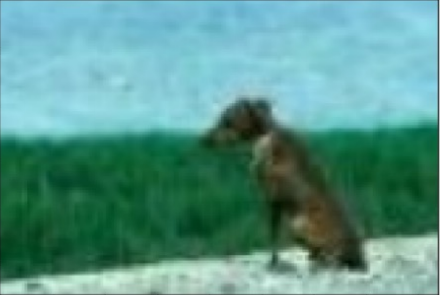
#> input picture 第六次作业/45_2200170289_罗定友_06/dog.png, 440 x 295 px, found by its file name
$ jupyter execute --allow-errors cluster.ipynb
#> lines starting #> are read from the running program, lines starting #| are printed output that depends on the picture
## K-means

[cell 1]
import numpy as np
import matplotlib.pyplot as plt

[cell 2]
class KMeansImageSegmentation:
    def __init__(self, image_path):
        self.image_path = image_path
        self.img = plt.imread(image_path)
#> self.img is the input picture: shape (295, 440, 3) float32; mean R, G, B 0.346, 0.586, 0.542
        self.row = self.img.shape[0]
#> self.row = 295
        self.col = self.img.shape[1]
#> self.col = 440

    def kmeans(self, data, iter, k):
#> called with iter = 100, k = 5
        data = data.reshape(-1, 3)
        data = np.column_stack((data, np.ones(self.row * self.col)))

        # 1. 随机初始化聚类中心
        cluster_center = data[np.random.choice(self.row * self.col, k)]
#> cluster_center = [[0.0627, 0.392, 0.251, 1], [0.573, 0.847, 0.894, 1], [0.549, 0.812, 0.847, 1], [0.0902, 0.337, 0.204, 1], [0.573, 0.843, 0.867, 1]]

        # 2. 迭代的K均值算法
        for i in range(iter):
            # 2.1 计算距离
            distances = [[] for i in range(k)]
            for j in range(k):
                distances[j] = np.sqrt(np.sum((data[:, :3] - cluster_center[j, :3]) ** 2, axis=1))

            # 2.2 分配到最近的聚类中心
            data[:, 3] = np.argmin(distances, axis=0)

            # 3. 更新聚类中心
            for j in range(k):
                cluster_center[j] = np.mean(data[data[:, 3] == j], axis=0)
#> after the loop, cluster_center = [[0.0928, 0.373, 0.228, 0], [0.513, 0.791, 0.844, 1], [0.365, 0.569, 0.513, 2], [0.137, 0.263, 0.151, 3], [0.66, 0.795, 0.734, 4]]

        return data[:, 3]

    def segment_image(self, iter=100, k=2):
        segmented_image = self.kmeans(self.img, iter, k)
        segmented_image = segmented_image.reshape(self.row, self.col)
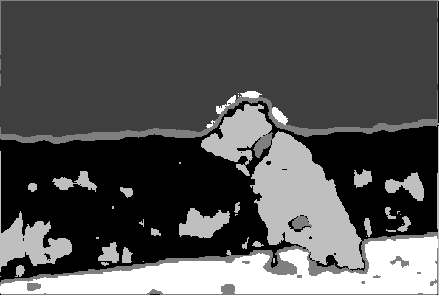
#> segmented_image: shape (295, 440) float64; min 0, max 4, mean 1.32; drawn with min black and max white
        return segmented_image

    def display_original_and_segmented(self, iter=100, k=5):
        plt.subplot(121)
        plt.imshow(self.img)
        plt.title('Original Image')

        segmented_image = self.segment_image(iter, k)

        plt.subplot(122)
        plt.imshow(segmented_image, cmap='gray')
        plt.title('Segmented Image (K-means)')

        plt.show()
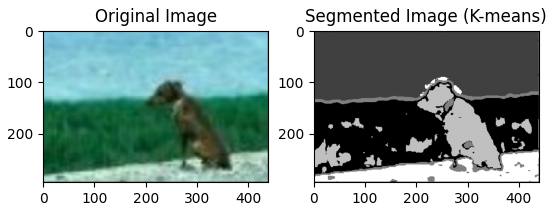
#> figure drawn by matplotlib, 2 panels
